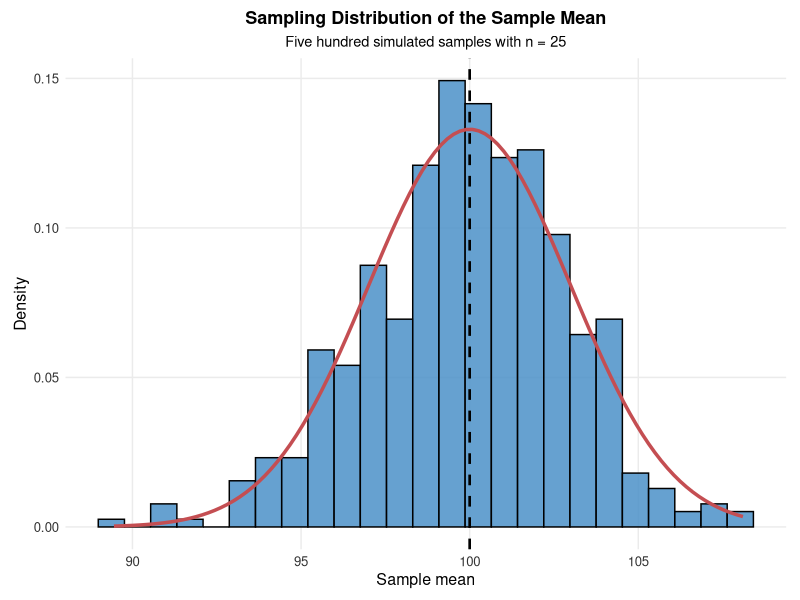
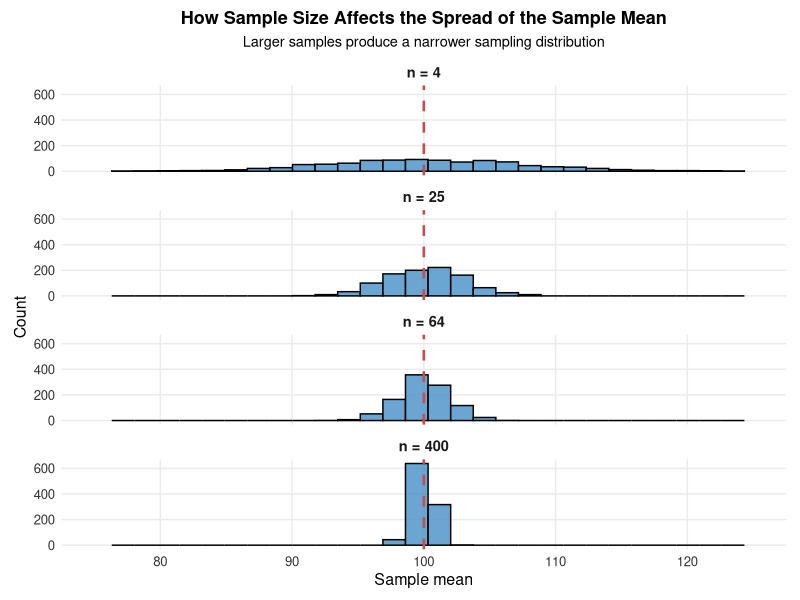
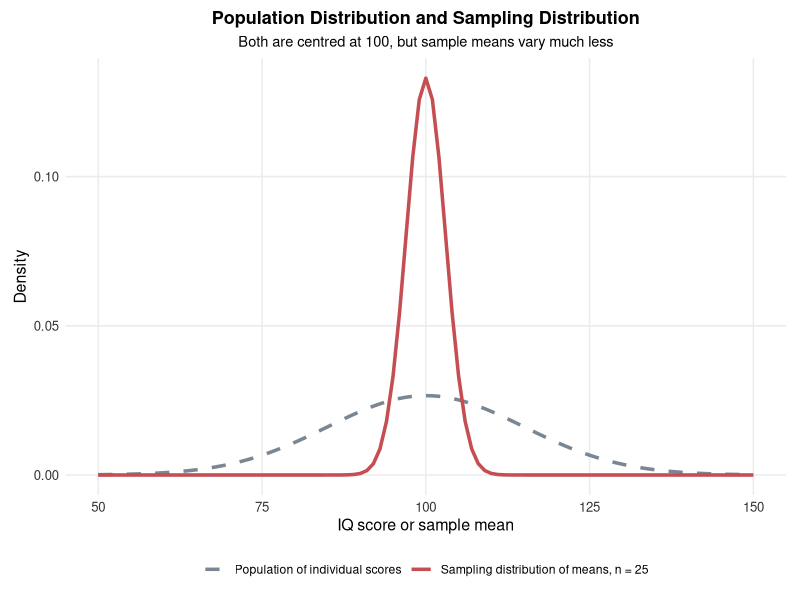
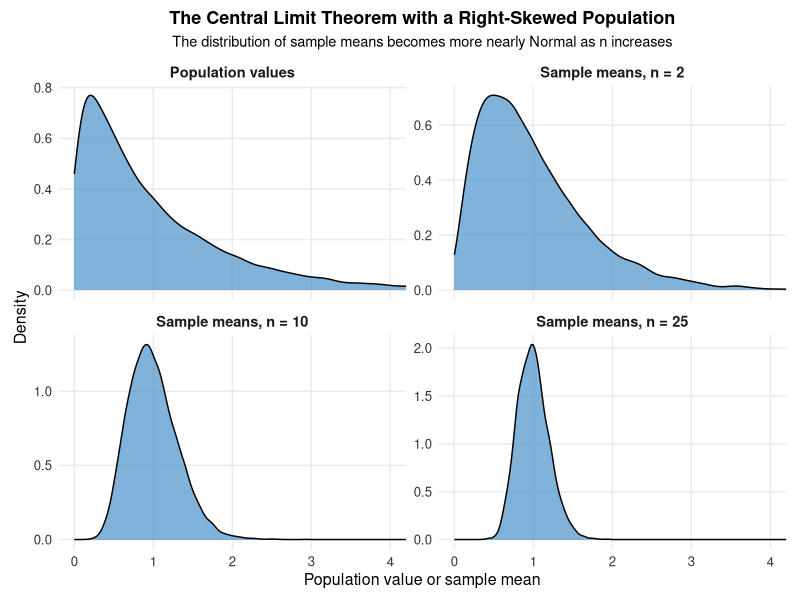
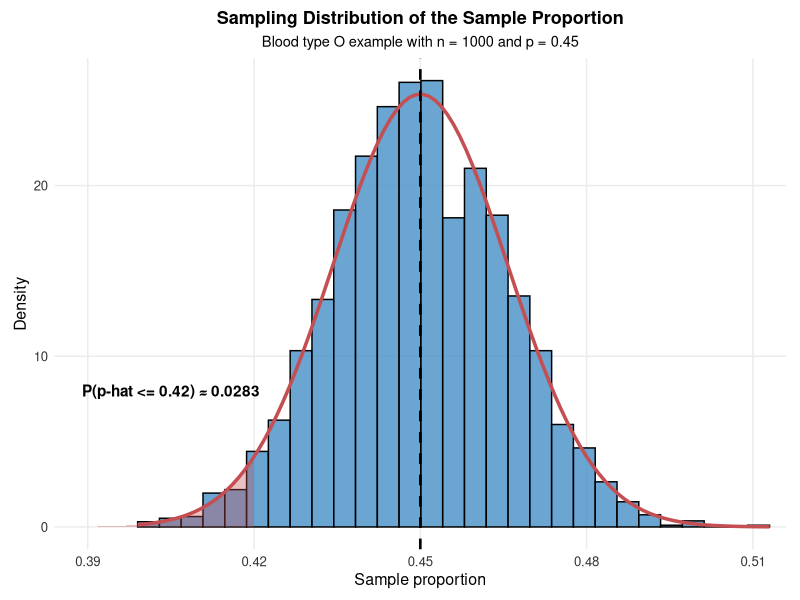
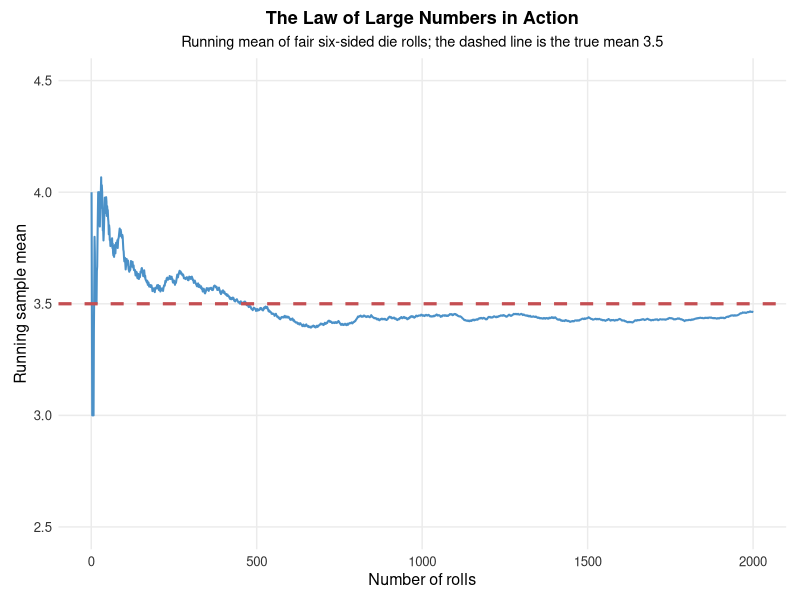

Generate these figures, in order, with R:
## ---- chunk 1
knitr::opts_chunk$set(
  echo = TRUE,
  warning = FALSE,
  message = FALSE,
  error = FALSE,
  fig.align = "center",
  fig.width = 6,
  fig.height = 4
)

# ggplot2 creates the lecture figures. gridExtra combines related plots.
library(ggplot2)
library(gridExtra)

# A fixed seed makes the simulation figures reproducible.
set.seed(123)

# This theme is used for statistical charts with visible axes.
lecture_chart_theme <- theme_minimal(base_size = 11) +
  theme(
    plot.title = element_text(size = 13, face = "bold", hjust = 0.5),
    plot.subtitle = element_text(size = 10.5, hjust = 0.5),
    axis.title = element_text(size = 11.5),
    axis.text = element_text(size = 9.5, colour = "#333333"),
    panel.grid.minor = element_blank(),
    plot.background = element_rect(fill = "white", colour = NA),
    panel.background = element_rect(fill = "white", colour = NA),
    plot.margin = margin(8, 10, 8, 10)
  )

# This helper saves every lecture figure with the same resolution and background.
save_plot <- function(filename, plot, width, height) {
  ggsave(
    filename = filename,
    plot = plot,
    width = width,
    height = height,
    units = "in",
    dpi = 300,
    bg = "white"
  )
}

# =============================================================
# Chapter 13: Sampling Distributions
# =============================================================

# The population model used in the IQ examples is Normal with mean 100
# and standard deviation 15.
mu_iq <- 100
sigma_iq <- 15

# -------------------------------------------------------------
# Figure 1: Population, one sample and a sampling distribution
# -------------------------------------------------------------

# A large simulated population is used only to illustrate individual IQ values.
population_values <- rnorm(10000, mean = mu_iq, sd = sigma_iq)

# One random sample of 25 individuals represents one possible observed dataset.
one_sample <- sample(population_values, size = 25, replace = FALSE)

# Five hundred independent samples are simulated. Each sample contributes one mean.
sample_means_500 <- replicate(
  500,
  mean(rnorm(25, mean = mu_iq, sd = sigma_iq))
)

p_population <- ggplot(data.frame(value = population_values), aes(x = value)) +
  geom_histogram(
    aes(y = after_stat(density)),
    bins = 35,
    fill = "#B8B9B9",
    colour = "black"
  ) +
  stat_function(
    fun = dnorm,
    args = list(mean = mu_iq, sd = sigma_iq),
    colour = "#C44E52",
    linewidth = 1
  ) +
  labs(
    title = "Population Distribution",
    subtitle = "Individual IQ scores",
    x = "IQ score",
    y = "Density"
  ) +
  lecture_chart_theme

p_one_sample <- ggplot(data.frame(value = one_sample), aes(x = value)) +
  geom_histogram(
    bins = 10,
    fill = "#F8B953",
    colour = "black"
  ) +
  labs(
    title = "One Sample Distribution",
    subtitle = "The 25 observed IQ scores in one sample",
    x = "IQ score",
    y = "Count"
  ) +
  lecture_chart_theme

p_sampling <- ggplot(data.frame(xbar = sample_means_500), aes(x = xbar)) +
  geom_histogram(
    aes(y = after_stat(density)),
    bins = 25,
    fill = "#4B91C8",
    colour = "black",
    alpha = 0.85
  ) +
  stat_function(
    fun = dnorm,
    args = list(mean = mu_iq, sd = sigma_iq / sqrt(25)),
    colour = "#C44E52",
    linewidth = 1
  ) +
  labs(
    title = "Sampling Distribution",
    subtitle = "Five hundred sample means from samples of size 25",
    x = "Sample mean",
    y = "Density"
  ) +
  lecture_chart_theme

three_levels <- gridExtra::arrangeGrob(
  p_population,
  p_one_sample,
  p_sampling,
  ncol = 3
)

ggsave(
  "fig_ch13_three_distributions.png",
  three_levels,
  width = 11,
  height = 3.8,
  units = "in",
  dpi = 300,
  bg = "white"
)

# -------------------------------------------------------------
# Figure 2: Sampling distribution of the sample mean
# -------------------------------------------------------------

# The same 500 simulated means are plotted with the exact Normal sampling model.
p_dist <- ggplot(data.frame(xbar = sample_means_500), aes(x = xbar)) +
  geom_histogram(
    aes(y = after_stat(density)),
    bins = 25,
    fill = "#4B91C8",
    colour = "black",
    alpha = 0.85
  ) +
  stat_function(
    fun = dnorm,
    args = list(mean = mu_iq, sd = sigma_iq / sqrt(25)),
    colour = "#C44E52",
    linewidth = 1.2
  ) +
  geom_vline(
    xintercept = mu_iq,
    colour = "black",
    linetype = "dashed",
    linewidth = 0.9
  ) +
  labs(
    title = "Sampling Distribution of the Sample Mean",
    subtitle = "Five hundred simulated samples with n = 25",
    x = "Sample mean",
    y = "Density"
  ) +
  lecture_chart_theme

save_plot("fig_ch13_sampling_dist.png", p_dist, width = 7, height = 4)

# -------------------------------------------------------------
# Figure 3: Effect of sample size on the spread of sample means
# -------------------------------------------------------------

n_values <- c(4, 25, 64, 400)
n_simulations <- 1000

sample_size_data <- do.call(
  rbind,
  lapply(n_values, function(current_n) {
    means <- replicate(
      n_simulations,
      mean(rnorm(current_n, mean = mu_iq, sd = sigma_iq))
    )

    data.frame(
      sample_size = paste("n =", current_n),
      xbar = means
    )
  })
)

sample_size_data$sample_size <- factor(
  sample_size_data$sample_size,
  levels = paste("n =", n_values)
)

p_sizes <- ggplot(sample_size_data, aes(x = xbar)) +
  geom_histogram(
    bins = 28,
    fill = "#4B91C8",
    colour = "black",
    alpha = 0.82
  ) +
  geom_vline(
    xintercept = mu_iq,
    colour = "#C44E52",
    linetype = "dashed",
    linewidth = 0.9
  ) +
  facet_wrap(~ sample_size, ncol = 1) +
  coord_cartesian(xlim = c(75, 125)) +
  labs(
    title = "How Sample Size Affects the Spread of the Sample Mean",
    subtitle = "Larger samples produce a narrower sampling distribution",
    x = "Sample mean",
    y = "Count"
  ) +
  lecture_chart_theme +
  theme(strip.text = element_text(face = "bold", size = 10.5))

save_plot("fig_ch13_sample_size.png", p_sizes, width = 7, height = 7)

# -------------------------------------------------------------
# Figure 4: Population distribution versus sampling distribution
# -------------------------------------------------------------

sigma_xbar_25 <- sigma_iq / sqrt(25)

p_compare <- ggplot(data.frame(x = c(50, 150)), aes(x = x)) +
  stat_function(
    fun = dnorm,
    args = list(mean = mu_iq, sd = sigma_iq),
    aes(colour = "Population of individual scores"),
    linewidth = 1.2,
    linetype = "dashed"
  ) +
  stat_function(
    fun = dnorm,
    args = list(mean = mu_iq, sd = sigma_xbar_25),
    aes(colour = "Sampling distribution of means, n = 25"),
    linewidth = 1.2
  ) +
  scale_colour_manual(
    name = NULL,
    values = c(
      "Population of individual scores" = "#7A8793",
      "Sampling distribution of means, n = 25" = "#C44E52"
    )
  ) +
  labs(
    title = "Population Distribution and Sampling Distribution",
    subtitle = "Both are centred at 100, but sample means vary much less",
    x = "IQ score or sample mean",
    y = "Density"
  ) +
  lecture_chart_theme +
  theme(legend.position = "bottom")

save_plot("fig_ch13_pop_vs_samp.png", p_compare, width = 7, height = 4)

# -------------------------------------------------------------
# Figure 5: Central Limit Theorem with a skewed population
# -------------------------------------------------------------

set.seed(42)
n_clt_simulations <- 10000

clt_population <- data.frame(
  value = rexp(n_clt_simulations, rate = 1),
  group = "Population values"
)

clt_n2 <- data.frame(
  value = replicate(
    n_clt_simulations,
    mean(rexp(2, rate = 1))
  ),
  group = "Sample means, n = 2"
)

clt_n10 <- data.frame(
  value = replicate(
    n_clt_simulations,
    mean(rexp(10, rate = 1))
  ),
  group = "Sample means, n = 10"
)

clt_n25 <- data.frame(
  value = replicate(
    n_clt_simulations,
    mean(rexp(25, rate = 1))
  ),
  group = "Sample means, n = 25"
)

clt_data <- rbind(
  clt_population,
  clt_n2,
  clt_n10,
  clt_n25
)

clt_data$group <- factor(
  clt_data$group,
  levels = c(
    "Population values",
    "Sample means, n = 2",
    "Sample means, n = 10",
    "Sample means, n = 25"
  )
)

p_clt <- ggplot(clt_data, aes(x = value)) +
  geom_density(fill = "#4B91C8", alpha = 0.7, colour = "black") +
  facet_wrap(~ group, scales = "free_y") +
  coord_cartesian(xlim = c(0, 4)) +
  labs(
    title = "The Central Limit Theorem with a Right-Skewed Population",
    subtitle = "The distribution of sample means becomes more nearly Normal as n increases",
    x = "Population value or sample mean",
    y = "Density"
  ) +
  lecture_chart_theme +
  theme(strip.text = element_text(face = "bold", size = 10.5))

save_plot("fig_ch13_clt_action.png", p_clt, width = 8, height = 5)

# -------------------------------------------------------------
# Figure 6: Illustrative sample shapes for CLT discussion
# -------------------------------------------------------------

# These synthetic values are used only to illustrate three distribution shapes.
# They are not presented as the raw data from the studies described in the notes.
set.seed(99)

toe_values <- c(rnorm(37, mean = 15, sd = 3), 28)
fruit_values <- rexp(74, rate = 0.5)
perch_values <- c(
  rnorm(28, mean = 22, sd = 2),
  rnorm(28, mean = 42, sd = 2)
)

p_toe <- ggplot(data.frame(value = toe_values), aes(x = value)) +
  geom_histogram(bins = 12, fill = "#F8B953", colour = "black") +
  labs(
    title = "A. Mostly Symmetric",
    subtitle = "Illustrative n = 38",
    x = "Observed value",
    y = "Count"
  ) +
  lecture_chart_theme

p_fruit <- ggplot(data.frame(value = fruit_values), aes(x = value)) +
  geom_histogram(bins = 15, fill = "#EE784A", colour = "black") +
  labs(
    title = "B. Strongly Right-Skewed",
    subtitle = "Illustrative n = 74",
    x = "Observed value",
    y = "Count"
  ) +
  lecture_chart_theme

p_perch <- ggplot(data.frame(value = perch_values), aes(x = value)) +
  geom_histogram(bins = 18, fill = "#4B91C8", colour = "black") +
  labs(
    title = "C. Bimodal",
    subtitle = "Illustrative n = 56",
    x = "Observed value",
    y = "Count"
  ) +
  lecture_chart_theme

practical_plot <- gridExtra::arrangeGrob(
  p_toe,
  p_fruit,
  p_perch,
  ncol = 3
)

ggsave(
  "fig_ch13_practical.png",
  practical_plot,
  width = 10,
  height = 3.8,
  units = "in",
  dpi = 300,
  bg = "white"
)

# -------------------------------------------------------------
# Figure 7: Sampling distribution of a sample proportion
# -------------------------------------------------------------

set.seed(123)
p_type_o <- 0.45
n_type_o <- 1000
n_phat_simulations <- 5000

# rbinom() returns a success count. Division by n converts the count to p-hat.
phat_values <- rbinom(
  n_phat_simulations,
  size = n_type_o,
  prob = p_type_o
) / n_type_o

sd_phat_type_o <- sqrt(
  p_type_o * (1 - p_type_o) / n_type_o
)

prob_phat_042 <- pnorm(
  q = 0.42,
  mean = p_type_o,
  sd = sd_phat_type_o
)

p_phat_dist <- ggplot(data.frame(phat = phat_values), aes(x = phat)) +
  geom_histogram(
    aes(y = after_stat(density)),
    bins = 30,
    fill = "#4B91C8",
    colour = "black",
    alpha = 0.82
  ) +
  stat_function(
    fun = dnorm,
    args = list(mean = p_type_o, sd = sd_phat_type_o),
    colour = "#C44E52",
    linewidth = 1.2
  ) +
  stat_function(
    fun = dnorm,
    args = list(mean = p_type_o, sd = sd_phat_type_o),
    xlim = c(0.39, 0.42),
    geom = "area",
    fill = "#C44E52",
    alpha = 0.35
  ) +
  geom_vline(
    xintercept = p_type_o,
    colour = "black",
    linetype = "dashed",
    linewidth = 0.9
  ) +
  annotate(
    "text",
    x = 0.405,
    y = 8,
    label = paste0(
      "P(p-hat <= 0.42) ≈ ",
      sprintf("%.4f", prob_phat_042)
    ),
    fontface = "bold"
  ) +
  coord_cartesian(xlim = c(0.39, 0.51)) +
  labs(
    title = "Sampling Distribution of the Sample Proportion",
    subtitle = "Blood type O example with n = 1000 and p = 0.45",
    x = "Sample proportion",
    y = "Density"
  ) +
  lecture_chart_theme

save_plot("fig_ch13_phat_dist.png", p_phat_dist, width = 7, height = 4.5)

# -------------------------------------------------------------
# Figure 8: Law of Large Numbers
# -------------------------------------------------------------

set.seed(8675309)

n_rolls <- 2000
rolls <- sample(1:6, n_rolls, replace = TRUE)

# The running mean after each roll is the cumulative total divided by sample size.
running_mean <- cumsum(rolls) / seq_len(n_rolls)

p_lln <- ggplot(
  data.frame(
    roll_number = seq_len(n_rolls),
    running_mean = running_mean
  ),
  aes(x = roll_number, y = running_mean)
) +
  geom_line(colour = "#4B91C8", linewidth = 0.7) +
  geom_hline(
    yintercept = 3.5,
    colour = "#C44E52",
    linewidth = 1.1,
    linetype = "dashed"
  ) +
  coord_cartesian(ylim = c(2.5, 4.5)) +
  labs(
    title = "The Law of Large Numbers in Action",
    subtitle = "Running mean of fair six-sided die rolls; the dashed line is the true mean 3.5",
    x = "Number of rolls",
    y = "Running sample mean"
  ) +
  lecture_chart_theme

save_plot("fig_ch13_lln.png", p_lln, width = 8, height = 4)
## ---- chunk 2
# The population proportion with blood type O is specified by the model.
p_type_o <- 0.45

# The sample contains 1,000 records.
n_type_o <- 1000

# This is the standard deviation of the sampling distribution of p-hat.
sd_type_o <- sqrt(
  p_type_o * (1 - p_type_o) / n_type_o
)

# pnorm() returns the lower-tail probability P(p-hat <= 0.42).
prob_type_o <- pnorm(
  q = 0.42,
  mean = p_type_o,
  sd = sd_type_o
)

print(round(prob_type_o, 4))
## ---- chunk 3
# The sampling distribution has mean 200 and standard deviation 15 / sqrt(9).
sampling_sd <- 15 / sqrt(9)

# lower.tail = FALSE requests the upper-tail probability above 210.
prob_cholesterol <- pnorm(
  q = 210,
  mean = 200,
  sd = sampling_sd,
  lower.tail = FALSE
)

print(round(prob_cholesterol, 4))
## ---- chunk 4
# The CLT gives an approximate Normal sampling distribution for x-bar.
sampling_sd_viral <- 300 / sqrt(50)

# pnorm() returns the lower-tail probability below 900.
prob_viral <- pnorm(
  q = 900,
  mean = 1000,
  sd = sampling_sd_viral
)

print(round(prob_viral, 4))
## ---- chunk 5
# The population cure probability and sample size define the sampling model.
p_cure <- 0.80
n_cure <- 200

# This is the standard deviation of the sampling distribution of p-hat.
sd_cure <- sqrt(
  p_cure * (1 - p_cure) / n_cure
)

# The Normal approximation gives the probability below 0.75.
prob_cure <- pnorm(
  q = 0.75,
  mean = p_cure,
  sd = sd_cure
)

print(round(prob_cure, 4))
## ---- chunk 6
# The null or baseline model assumes a population mean of 14 days.
baseline_mean <- 14
population_sd <- 3
sample_size <- 100

# The sampling standard deviation under the baseline model is 0.30 days.
sampling_sd_recovery <- population_sd / sqrt(sample_size)

# This lower-tail probability measures results at or below 13.1 days.
prob_recovery <- pnorm(
  q = 13.1,
  mean = baseline_mean,
  sd = sampling_sd_recovery
)

print(round(prob_recovery, 4))
